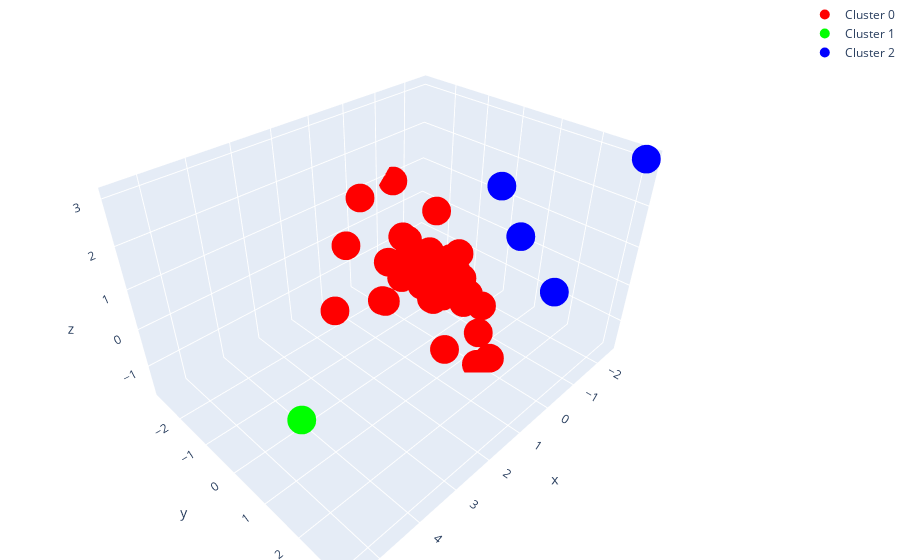

The notebook cell saved with this chart:
### Code cell
# membuat visualisasi 3D untuk setiap klaster

# klaster 1
Cluster0= go.Scatter3d(
        x=df_pca_3[df_pca_3['cluster']==0]['PC1'],
        y=df_pca_3[df_pca_3['cluster']==0]['PC2'],
        z=df_pca_3[df_pca_3['cluster']==0]['PC3'],
        mode="markers",
        marker=dict(
                    size=10,
                    color="rgb(255,0,0)",
        ),
        name="Cluster 0"
)

#klaster 2
Cluster1= go.Scatter3d(
        x=df_pca_3[df_pca_3['cluster']==1]['PC1'],
        y=df_pca_3[df_pca_3['cluster']==1]['PC2'],
        z=df_pca_3[df_pca_3['cluster']==1]['PC3'],
        mode="markers",
        marker=dict(
                    size=10,
                    color="rgb(0,255,0)",
        ),
        name="Cluster 1"
)

# klaster 3
Cluster2= go.Scatter3d(
        x=df_pca_3[df_pca_3['cluster']==2]['PC1'],
        y=df_pca_3[df_pca_3['cluster']==2]['PC2'],
        z=df_pca_3[df_pca_3['cluster']==2]['PC3'],
        mode="markers",
        marker=dict(
                    size=10,
                    color="rgb(0,0,255)",
        ),
        name="Cluster 2"
)


data_plot_km=[Cluster0,Cluster1,Cluster2]

# membuat plot
layout = go.Layout(
    margin=dict(l=0, r=0, b=0, t=0))

fig=go.Figure(data = data_plot_km, layout = layout)
iplot(fig)

### Figure 1 — Plotly figure (JSON) as saved in the notebook; plotly's stock layout.template omitted (floating-point values rounded to 4 significant figures)
{"data": [{"marker": {"color": "rgb(255,0,0)", "size": 10}, "mode": "markers", "name": "Cluster 0", "type": "scatter3d", "x": [0.08106, -0.1853, 0.1418, -0.4271, -0.7029, 0.1303, 1.505, -0.7419, -0.4942, 0.01897, -0.0208, 2.938, 1.585, -0.3631, 0.6288, -0.09428, -0.6659, 0.3686, -0.8305, 0.03124, -0.09978, -5.727e-05, -0.9804, -0.4236, -0.4574, 0.5793, 1.623, 0.866, 0.1154, -0.2155, -0.5152, 0.2803, -0.7628, -0.5568, 0.4453, 0.1572, -0.5777, -0.1884, -0.9468, -1.385], "y": [-0.01172, -0.3582, 1.423, -0.481, -0.01377, -0.3829, -0.1325, 0.005199, -0.03012, -0.3225, 1.647, -0.08505, -1.257, -0.1901, 0.8622, 0.01417, 0.1993, -0.7076, 0.2993, -0.6762, -1.186, 0.2015, 0.1527, -0.6535, -0.6514, -0.5504, -0.1003, -0.6874, -0.03378, -0.4701, 0.9178, -0.3627, 0.222, -0.3397, -2.03, -0.3063, -0.5892, -1.116, 0.6265, -2.807], "z": [-0.645, -0.4171, -1.696, -0.3518, -0.232, -0.1488, -0.006058, 0.2552, 0.2177, -0.3461, -1.472, 0.5527, 0.9445, -0.1415, -1.295, -0.5451, -0.309, 0.2086, -0.8037, 0.1435, 0.4696, -0.4776, -1.038, -0.1491, 0.1381, -0.04431, 0.09979, 0.447, -0.6123, 0.007122, -1.451, -0.09166, -1.06, -0.584, 1.379, -0.3474, 1.206, 0.3715, -1.04, 0.8743]}, {"marker": {"color": "rgb(0,255,0)", "size": 10}, "mode": "markers", "name": "Cluster 1", "type": "scatter3d", "x": [5.48], "y": [2.118], "z": [1.047]}, {"marker": {"color": "rgb(0,0,255)", "size": 10}, "mode": "markers", "name": "Cluster 2", "type": "scatter3d", "x": [-0.4672, -2.492, -1.179, -1.201], "y": [2.73, 3.107, 0.6983, 1.31], "z": [0.7062, 3.073, 2.085, 1.079]}], "layout": {"margin": {"b": 0, "l": 0, "r": 0, "t": 0}}}
